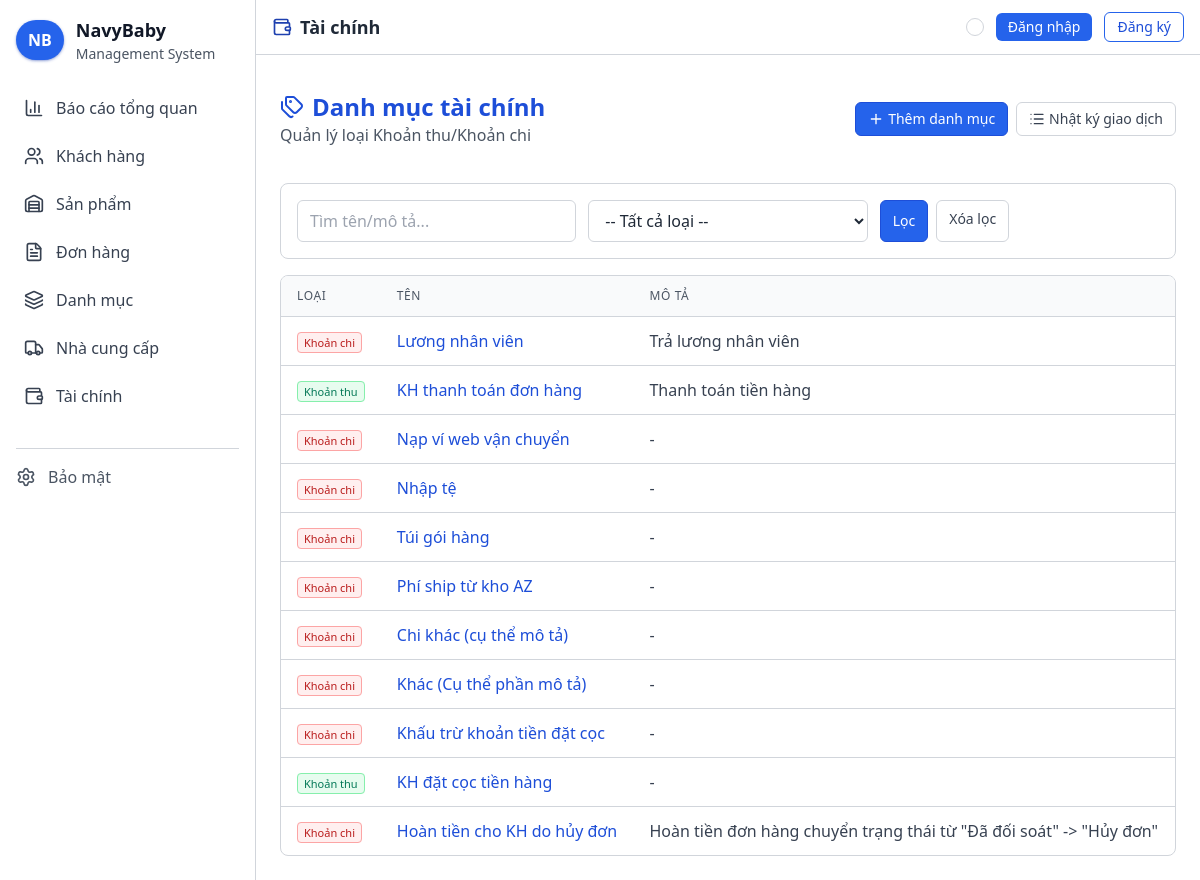
Screenshot of /tai-chinh/danh-muc/ with the database file from the repository.
### finance/models.py (models this page shows, shortened)
class FinanceCategory(models.Model):
    TYPE_CHOICES = [
        ("INCOME", "Khoản thu"),
        ("EXPENSE", "Khoản chi"),
    ]
    name = models.CharField(max_length=100)
    type = models.CharField(max_length=10, choices=TYPE_CHOICES)
    description = models.TextField(null=True, blank=True)

### finance/views.py (the view)
# urls.py: path('danh-muc', CategoryListView.as_view(), name='category_list'),
class CategoryListView(ListView):
    model = FinanceCategory
    template_name = 'finance/categories_list.html'
    context_object_name = 'categories'
    paginate_by = 20
    def get_queryset(self):
        qs = super().get_queryset()
        q = self.request.GET.get('q', '').strip()
        t = self.request.GET.get('type', '')
        if q:
            qs = qs.filter(Q(name__icontains=q) | Q(description__icontains=q))
        if t in dict(FinanceCategory.TYPE_CHOICES):
            qs = qs.filter(type=t)
        return qs
    def get_context_data(self, **kwargs):
        ctx = super().get_context_data(**kwargs)
        ctx['title'] = 'Danh mục tài chính - NavyBaby'
        ctx['type'] = self.request.GET.get('type', '')
        ctx['q'] = self.request.GET.get('q', '')
        return ctx

### templates/finance/categories_list.html (shortened to what this page needs)
{% extends 'base.html' %}
{% load widget_tweaks %}
{% block navbar_icon %}wallet{% endblock %}
{% block navbar_title %}Tài chính{% endblock %}
{% block content %}
<div class="sticky-subheader flex flex-col md:flex-row justify-between items-center mb-6 py-3">
  <div>
    <h2 class="text-2xl font-bold flex items-center text-blue-400">
      <i data-lucide="tags" class="w-6 h-6 mr-2"></i>Danh mục tài chính
    </h2>
    <p class="text-gray-400">Quản lý loại Khoản thu/Khoản chi</p>
  </div>
  <div class="flex items-center gap-2">
    <a href="{% url 'finance:category_create' %}" class="px-3 py-1.5 rounded-md border text-sm transition bg-blue-600 text-white border-blue-700 hover:bg-blue-500 flex items-center">
      <i data-lucide="plus" class="w-4 h-4 mr-1"></i>Thêm danh mục
    </a>
    <a href="{% url 'finance:transactions_list' %}" class="px-3 py-1.5 rounded-md border text-sm transition bg-[#161616] text-gray-300 border-gray-800 hover:border-gray-700 flex items-center">
      <i data-lucide="list" class="w-4 h-4 mr-1"></i>Nhật ký giao dịch
    </a>
  </div>
</div>
<div class="bg-[#121212] border border-gray-800 rounded-lg p-4 mb-4">
  <form method="get" class="grid grid-cols-1 md:grid-cols-3 gap-3">
    <input type="text" name="q" value="{{ q }}" placeholder="Tìm tên/mô tả..." class="w-full bg-[#161616] border border-gray-800 rounded-md px-3 py-2 text-gray-200" />
    <select name="type" class="w-full bg-[#161616] border border-gray-800 rounded-md px-3 py-2 text-gray-200">
      <option value="">-- Tất cả loại --</option>
    </select>
    <div class="flex gap-2">
      <button type="submit" class="px-3 py-2 rounded-md border text-sm bg-blue-600 text-white border-blue-700 hover:bg-blue-500">Lọc</button>
      <a href="{% url 'finance:category_list' %}" class="px-3 py-2 rounded-md border text-sm bg-[#161616] text-gray-300 border-gray-800 hover:border-gray-700">Xóa lọc</a>
    </div>
  </form>
</div>
<div class="bg-[#121212] border border-gray-800 rounded-lg overflow-hidden">
  <div class="overflow-x-auto">
    <table class="min-w-full divide-y divide-gray-800">
      <thead class="bg-[#161616]">
        <tr>
          <th class="px-4 py-3 text-left text-xs font-medium text-gray-400 uppercase tracking-wider">Loại</th>
          <th class="px-4 py-3 text-left text-xs font-medium text-gray-400 uppercase tracking-wider">Tên</th>
          <th class="px-4 py-3 text-left text-xs font-medium text-gray-400 uppercase tracking-wider">Mô tả</th>
        </tr>
      </thead>
      <tbody class="divide-y divide-gray-800">
        {% for c in categories %}
          <tr class="hover:bg-[#171717]">
            <td class="px-4 py-3">
              {% if c.type == 'INCOME' %}
                <span class="text-[11px] px-1.5 py-0.5 rounded bg-green-900/30 border border-green-800 text-green-300">Khoản thu</span>
              {% else %}
                <span class="text-[11px] px-1.5 py-0.5 rounded bg-red-900/30 border border-red-800 text-red-300">Khoản chi</span>
              {% endif %}
            </td>
            <td class="px-4 py-3 text-gray-200">
              <a href="{% url 'finance:category_update' c.pk %}" class="text-blue-400 hover:text-blue-300 hover:underline underline-offset-2">{{ c.name }}</a>
            </td>
            <td class="px-4 py-3 text-gray-300">{{ c.description|default:'-' }}</td>
          </tr>
        {% empty %}
          <tr>
            <td colspan="3" class="px-4 py-6 text-center text-gray-400">Chưa có danh mục nào.</td>
          </tr>
        {% endfor %}
      </tbody>
    </table>
  </div>
</div>
{% endblock %}

### static/css/style.css (style rules this page uses)
body { background-color: #1b1b1b; color: #e5e7eb; }
table { border-collapse: separate; border-spacing: 0; }
button, a { transition: background-color .15s ease, border-color .15s ease, color .15s ease, transform .15s ease; }
.sticky-subheader { position: sticky; top: 56px; z-index: 30; background-color: #1b1b1b; }
[data-theme="light"] body { background-color: #f7f7f7 !important; color: #111827 !important; }
[data-theme="light"] .sticky-subheader { background-color: #ffffff !important; }
[data-theme="light"] .bg-\[\#121212\], [data-theme="light"] .bg-\[\#161616\], [data-theme="light"] .bg-\[\#1b1b1b\] { background-color: #ffffff !important; }
[data-theme="light"] thead.bg-\[\#161616\] { background-color: #f9fafb !important; }
[data-theme="light"] .border-gray-800 { --tw-border-opacity: 1; border-color: rgb(209 213 219 / var(--tw-border-opacity)) !important; }
[data-theme="light"] .text-gray-200 { --tw-text-opacity: 1; color: rgb(31 41 55 / var(--tw-text-opacity)) !important; }
[data-theme="light"] .text-gray-300 { --tw-text-opacity: 1; color: rgb(55 65 81 / var(--tw-text-opacity)) !important; }
[data-theme="light"] .text-gray-400 { --tw-text-opacity: 1; color: rgb(75 85 99 / var(--tw-text-opacity)) !important; }
[data-theme="light"] ::placeholder { color: #9ca3af; opacity: 1; }
[data-theme="light"] .text-blue-400 { color: #1d4ed8 !important; }
[data-theme="light"] .text-green-300 { color: #047857 !important; }
[data-theme="light"] .text-red-300 { color: #b91c1c !important; }
html[data-theme="light"] .text-blue-400 { color: #1d4ed8 !important; }
html[data-theme="light"] .text-green-300 { color: #047857 !important; }
html[data-theme="light"] .text-red-300 { color: #b91c1c !important; }
[data-theme="light"] .bg-green-900\/30 { background-color: rgba(167, 243, 208, 0.3) !important; }
[data-theme="light"] .border-green-800 { --tw-border-opacity: 1; border-color: rgb(110 231 183 / var(--tw-border-opacity)) !important; }
[data-theme="light"] .bg-red-900\/30 { background-color: rgba(254, 202, 202, 0.3) !important; }
[data-theme="light"] .border-red-800 { --tw-border-opacity: 1; border-color: rgb(252 165 165 / var(--tw-border-opacity)) !important; }
[data-theme="light"] .text-gray-300 { color: #374151 !important; }
[data-theme="light"] .bg-green-900\/30 { background-color: rgba(187, 247, 208, 0.35) !important; }
[data-theme="light"] .border-green-800 { --tw-border-opacity: 1; border-color: rgb(134 239 172 / var(--tw-border-opacity)) !important; }
[data-theme="light"] .text-green-300 { color: #065f46 !important; }
[data-theme="light"] .divide-gray-800 > :not([hidden]) ~ :not([hidden]) { --tw-divide-opacity: 1; border-color: rgb(209 213 219 / var(--tw-divide-opacity)) !important; }

### rows the page displays
FinanceCategory: type "Khoản chi", name "Lương nhân viên", description "Trả lương nhân viên"
FinanceCategory: type "Khoản thu", name "KH thanh toán đơn hàng", description "Thanh toán tiền hàng"
FinanceCategory: type "Khoản chi", name "Nạp ví web vận chuyển", description "-"
FinanceCategory: type "Khoản chi", name "Nhập tệ", description "-"
FinanceCategory: type "Khoản chi", name "Túi gói hàng", description "-"
FinanceCategory: type "Khoản chi", name "Phí ship từ kho AZ", description "-"
FinanceCategory: type "Khoản chi", name "Chi khác (cụ thể mô tả)", description "-"
FinanceCategory: type "Khoản chi", name "Khác (Cụ thể phần mô tả)", description "-"
FinanceCategory: type "Khoản chi", name "Khấu trừ khoản tiền đặt cọc", description "-"
FinanceCategory: type "Khoản thu", name "KH đặt cọc tiền hàng", description "-"
FinanceCategory: type "Khoản chi", name "Hoàn tiền cho KH do hủy đơn", description "Hoàn tiền đơn hàng chuyển trạng thái từ \"Đã đối soát\" -> \"Hủy đơn\""
